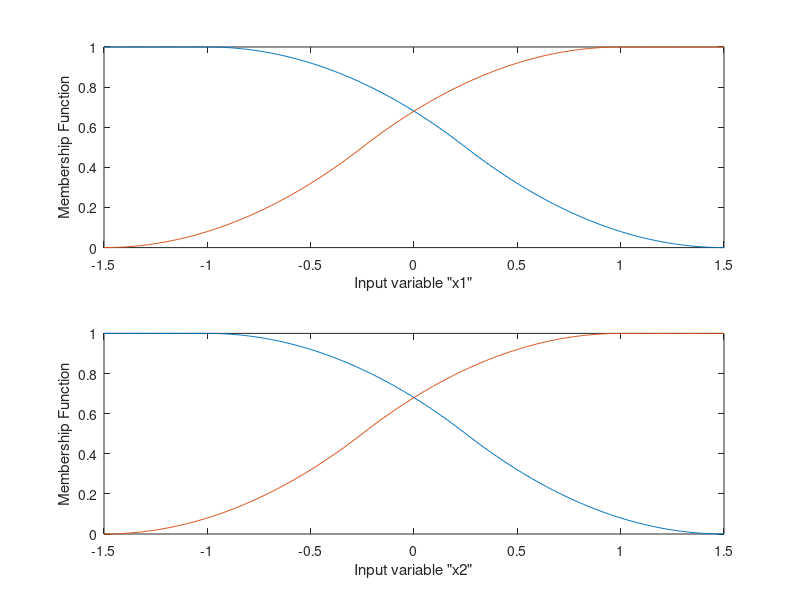
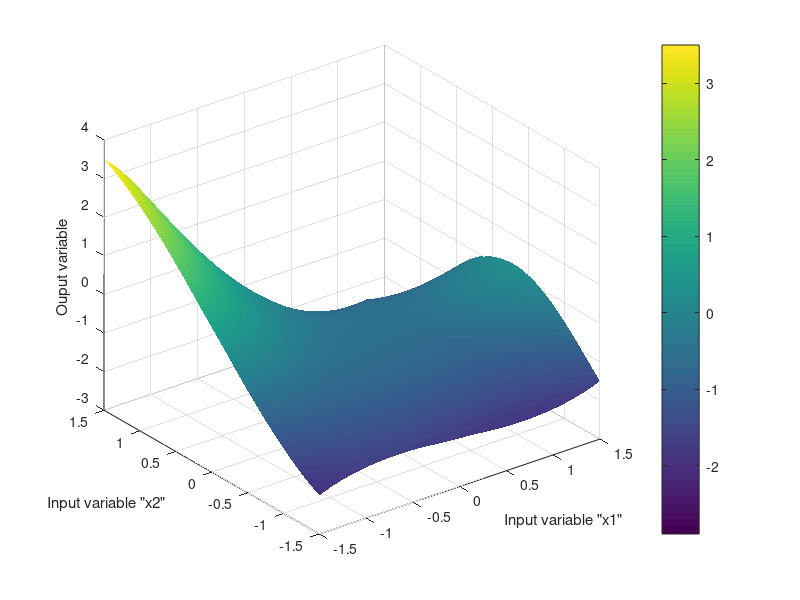

Source code (MATLAB) for these figures, in order:
%************************************************************************
% Prepared by Prof. Kelly Cohen for Soft Computing Based AI Class
%        Univeristy of Cincinnati, July 18 2020
%************************************************************************
clc
clear all

% Defining a 2 input (x1 and x2) and one output (y) Takagi-Sugeno Fuzzy System  

% x1 (x)and x2 (y) between range [-1.5 1.5] as defined as follows:
x = -1.5:0.01:1.5; y = -1.5:0.01:1.5;

% Membership functions for the two input variables, x1 and x2 using
% matlab's Z and S spilne based membership functions
% 
for Q=1:301
    x1=x(Q); x2=y(Q); 
      Mu11(Q)=zmf(x1,[-1 1.5]);  Mu12(Q)=smf(x1,[-1.5 1]);
      Mu21(Q)=zmf(x2,[-1 1.5]);  Mu22(Q)=smf(x2,[-1.5 1]);
end

% Plotting the Input variable Membership functions for variables x1 and x2
figure(1)
subplot(2,1,1),plot(x,Mu11,x,Mu12)
xlabel('Input variable "x1"')
ylabel('Membership Function')
subplot(2,1,2),plot(x,Mu21,x,Mu22)
xlabel('Input variable "x2"')
ylabel('Membership Function')

%*************************************************************************
% Calculate the Fuzzy function Apprioximatin using Takagi-Sugeno Approach
%*************************************************************************

for N=1:301
   for M=1:301
      x1=x(N); x2=y(M);
% Define Membership functions for the input 'x'
        Mu11(N)=zmf(x1,[-1 1.5]);  Mu12(N)=smf(x1,[-1.5 1]);
        Mu21(M)=zmf(x2,[-1 1.5]);  Mu22(M)=smf(x2,[-1.5 1]);

% Calculating product T-norm using using Lilly equation (6.6a) for fuzzy Inference on page 90   
%      T1=Mu11(N)*Mu21(M);  T2=Mu11(N)*Mu22(M);
%      T3=Mu12(N)*Mu21(M);  T4=Mu12(N)*Mu22(M);

% The output level zi of each rule is weighted by the firing strength Ti of
% the ith rule. Using MIN operator for AND in premise of Rule 
      T1=min(Mu11(N),Mu21(M));  T2=min(Mu11(N),Mu22(M));
      T3=min(Mu12(N),Mu21(M));  T4=min(Mu12(N),Mu22(M));
      
% The equations given for each of the 4 Rules as a linear function of
% inputs x1 and x2
      R1=1+x1+x2;      R2=2*x1+x2; 
      R3=-1+x1-2*x2;   R4=-2-x1+0.5*x2;
      
% The final output of the system is the weighted average of all rule outputs
% as described in teh MATLAB Fuzzy Logic User's guide Page 2-84

% Defuzzification Calculation using Takagi-Sugeno (T-S) approach
      Defuzz_Output=(R1*T1+R2*T2+R3*T3+R4*T4)/(T1+T2+T3+T4); 
      Output(N,M)=Defuzz_Output;
 % Another Defuzzification approach is weighted sum     
%        Defuzz_Output=(R1*T1+R2*T2+R3*T3+R4*T4); 
%       Output(N,M)=Defuzz_Output;
   end
end

% 3-D Surf  Plot of the T-S crisp Output  
figure(2)
surf(x,y,Output)
%mesh(x,y,Output)
shading INTERP
grid ON
colorbar
xlabel('Input variable "x1"')
ylabel('Input variable "x2"')
zlabel('Ouput variable')